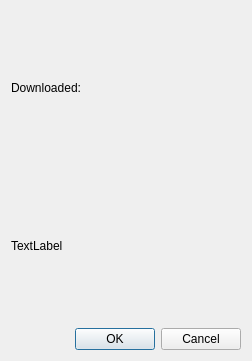
<ui version="4.0" >
 <class>PreviewDialog</class>
 <widget class="QWidget" name="PreviewDialog" >
  <property name="geometry" >
   <rect>
    <x>0</x>
    <y>0</y>
    <width>252</width>
    <height>361</height>
   </rect>
  </property>
  <property name="windowTitle" >
   <string>Flickr Demo</string>
  </property>
  <layout class="QVBoxLayout" name="verticalLayout" >
   <item>
    <widget class="QLabel" name="label" >
     <property name="sizePolicy" >
      <sizepolicy vsizetype="Preferred" hsizetype="Ignored" >
       <horstretch>0</horstretch>
       <verstretch>0</verstretch>
      </sizepolicy>
     </property>
     <property name="text" >
      <string>Downloaded:</string>
     </property>
    </widget>
   </item>
   <item>
    <widget class="QLabel" name="imageLabel" >
     <property name="text" >
      <string>TextLabel</string>
     </property>
    </widget>
   </item>
   <item>
    <widget class="QDialogButtonBox" name="buttonBox" >
     <property name="standardButtons" >
      <set>QDialogButtonBox::Cancel|QDialogButtonBox::Ok</set>
     </property>
    </widget>
   </item>
  </layout>
 </widget>
 <layoutdefault spacing="6" margin="11" />
 <resources/>
 <connections>
  <connection>
   <sender>buttonBox</sender>
   <signal>rejected()</signal>
   <receiver>PreviewDialog</receiver>
   <slot>reject()</slot>
   <hints>
    <hint type="sourcelabel" >
     <x>210</x>
     <y>341</y>
    </hint>
    <hint type="destinationlabel" >
     <x>250</x>
     <y>305</y>
    </hint>
   </hints>
  </connection>
  <connection>
   <sender>buttonBox</sender>
   <signal>accepted()</signal>
   <receiver>PreviewDialog</receiver>
   <slot>accept()</slot>
   <hints>
    <hint type="sourcelabel" >
     <x>143</x>
     <y>340</y>
    </hint>
    <hint type="destinationlabel" >
     <x>245</x>
     <y>270</y>
    </hint>
   </hints>
  </connection>
 </connections>
 <slots>
  <slot>accept()</slot>
  <slot>reject()</slot>
 </slots>
</ui>
